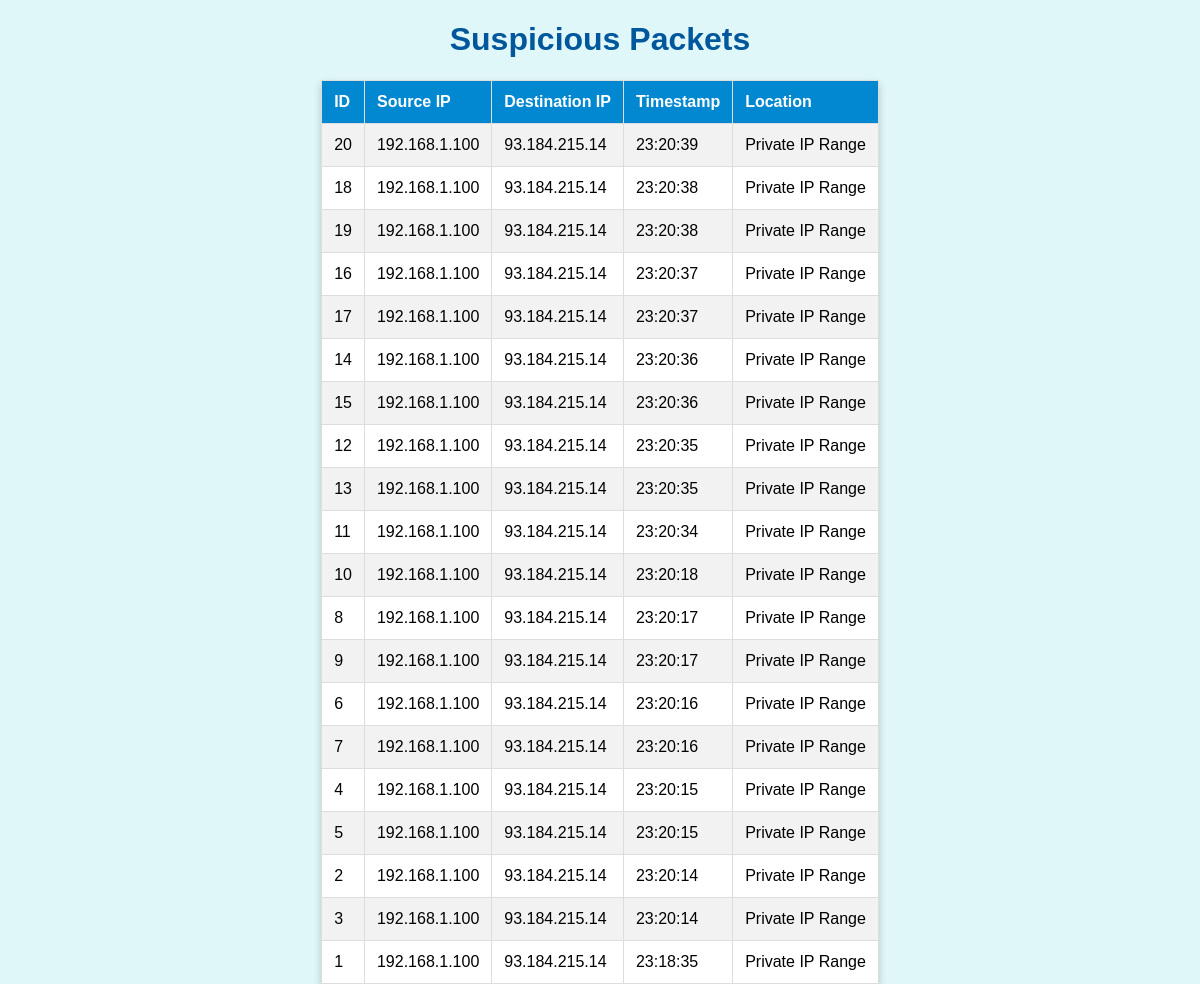
Before: / with the older database file.
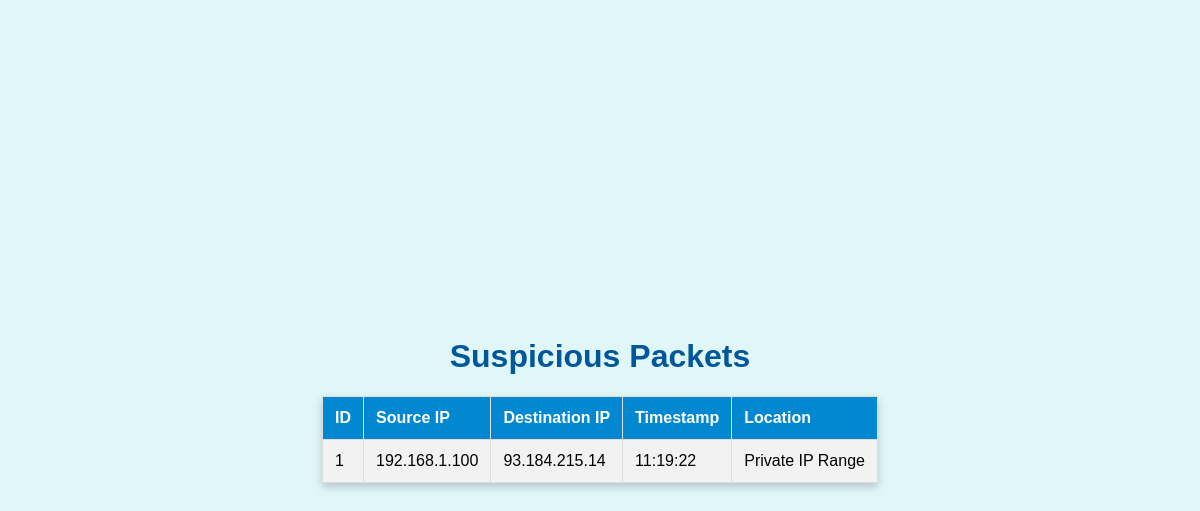
After: the same page with the newer database file.
### tables this page shows
CREATE TABLE suspicious_packets (
            id INTEGER PRIMARY KEY AUTOINCREMENT,
            src_ip TEXT,
            dest_ip TEXT,
            timestamp DATETIME
        );

### web_dashboard.py (the view)
@app.route('/')
def index():
    packets = get_packets()
    return render_template('index.html', packets=packets)

### geo_ip.py (called while the page is built)
def is_private_ip(ip):
    return ipaddress.ip_address(ip).is_private

### web_dashboard.py (called while the page is built)
def get_packets():
    conn = sqlite3.connect('network_monitor.db')
    c = conn.cursor()
    c.execute('SELECT * FROM suspicious_packets ORDER BY timestamp DESC')
    packets = c.fetchall()
    conn.close()
    packets_with_location = []
    for packet in packets:
        src_ip = packet[1]
        if is_private_ip(src_ip):
            location = "Private IP Range"
        else:
            geo_info = get_geo_location(src_ip)
            city = geo_info.get('city', 'N/A')
            country = geo_info.get('country', 'N/A')
            location = f"{city}, {country}"
        packets_with_location.append((*packet, location))
    print("Fetched packets:", packets_with_location)
    return packets_with_location

### templates/index.html (shortened to what this page needs)
<!doctype html>
<html>
<head>
</head>
<body>
    <div class="content">
        <h1>Suspicious Packets</h1>
        <table>
            <tr>
                <th>ID</th>
                <th>Source IP</th>
                <th>Destination IP</th>
                <th>Timestamp</th>
                <th>Location</th>
            </tr>
            {% for packet in packets %}
            <tr>
                <td>{{ packet[0] }}</td>
                <td>{{ packet[1] }}</td>
                <td>{{ packet[2] }}</td>
                <td>{{ packet[3] }}</td>
                <td>{{ packet[4] }}</td>
            </tr>
            {% endfor %}
        </table>
    </div>
</body>
</html>

### templates/index.html (style rules this page uses)
body { display: flex; justify-content: center; align-items: center; height: 100vh; margin: 0; background-color: #e0f7fa; font-family: "Comic Sans MS", cursive, sans-serif; }
.content { text-align: center; max-width: 800px; margin: auto; }
h1 { color: #01579b; font-size: 2em; }
table { width: 100%; border-collapse: collapse; background-color: #ffffff; box-shadow: 0 4px 8px rgba(0, 0, 0, 0.2); }
th, td { padding: 12px; text-align: left; border: 1px solid #ddd; }
th { background-color: #0288d1; color: white; }
tr:nth-child(even) { background-color: #f2f2f2; }

Changed rows visible on the page:
removed suspicious_packets: id "20", src_ip "192.168.1.100", dest_ip "93.184.215.14", timestamp "23:20:39", packet "Private IP Range"
removed suspicious_packets: id "18", src_ip "192.168.1.100", dest_ip "93.184.215.14", timestamp "23:20:38", packet "Private IP Range"
removed suspicious_packets: id "19", src_ip "192.168.1.100", dest_ip "93.184.215.14", timestamp "23:20:38", packet "Private IP Range"
removed suspicious_packets: id "16", src_ip "192.168.1.100", dest_ip "93.184.215.14", timestamp "23:20:37", packet "Private IP Range"
removed suspicious_packets: id "17", src_ip "192.168.1.100", dest_ip "93.184.215.14", timestamp "23:20:37", packet "Private IP Range"
removed suspicious_packets: id "14", src_ip "192.168.1.100", dest_ip "93.184.215.14", timestamp "23:20:36", packet "Private IP Range"
removed suspicious_packets: id "15", src_ip "192.168.1.100", dest_ip "93.184.215.14", timestamp "23:20:36", packet "Private IP Range"
removed suspicious_packets: id "12", src_ip "192.168.1.100", dest_ip "93.184.215.14", timestamp "23:20:35", packet "Private IP Range"
removed suspicious_packets: id "13", src_ip "192.168.1.100", dest_ip "93.184.215.14", timestamp "23:20:35", packet "Private IP Range"
removed suspicious_packets: id "11", src_ip "192.168.1.100", dest_ip "93.184.215.14", timestamp "23:20:34", packet "Private IP Range"
removed suspicious_packets: id "10", src_ip "192.168.1.100", dest_ip "93.184.215.14", timestamp "23:20:18", packet "Private IP Range"
removed suspicious_packets: id "8", src_ip "192.168.1.100", dest_ip "93.184.215.14", timestamp "23:20:17", packet "Private IP Range"
removed suspicious_packets: id "9", src_ip "192.168.1.100", dest_ip "93.184.215.14", timestamp "23:20:17", packet "Private IP Range"
removed suspicious_packets: id "6", src_ip "192.168.1.100", dest_ip "93.184.215.14", timestamp "23:20:16", packet "Private IP Range"
removed suspicious_packets: id "7", src_ip "192.168.1.100", dest_ip "93.184.215.14", timestamp "23:20:16", packet "Private IP Range"
removed suspicious_packets: id "4", src_ip "192.168.1.100", dest_ip "93.184.215.14", timestamp "23:20:15", packet "Private IP Range"
removed suspicious_packets: id "5", src_ip "192.168.1.100", dest_ip "93.184.215.14", timestamp "23:20:15", packet "Private IP Range"
removed suspicious_packets: id "2", src_ip "192.168.1.100", dest_ip "93.184.215.14", timestamp "23:20:14", packet "Private IP Range"
removed suspicious_packets: id "3", src_ip "192.168.1.100", dest_ip "93.184.215.14", timestamp "23:20:14", packet "Private IP Range"
changed suspicious_packets id 1: timestamp "23:18:35" → "11:19:22"
